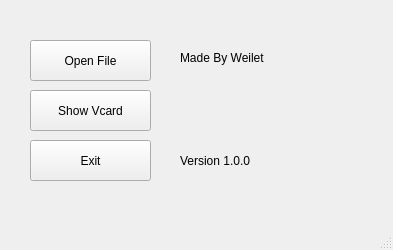
<?xml version="1.0" encoding="UTF-8"?>
<ui version="4.0">
 <class>MainWindow</class>
 <widget class="QMainWindow" name="MainWindow">
  <property name="geometry">
   <rect>
    <x>0</x>
    <y>0</y>
    <width>393</width>
    <height>250</height>
   </rect>
  </property>
  <property name="windowTitle">
   <string>MainWindow</string>
  </property>
  <widget class="QWidget" name="centralwidget">
   <widget class="QPushButton" name="fileButton">
    <property name="geometry">
     <rect>
      <x>30</x>
      <y>40</y>
      <width>121</width>
      <height>41</height>
     </rect>
    </property>
    <property name="text">
     <string>Open File</string>
    </property>
   </widget>
   <widget class="QPushButton" name="exitButton">
    <property name="geometry">
     <rect>
      <x>30</x>
      <y>140</y>
      <width>121</width>
      <height>41</height>
     </rect>
    </property>
    <property name="text">
     <string>Exit</string>
    </property>
   </widget>
   <widget class="QLabel" name="label_5">
    <property name="geometry">
     <rect>
      <x>180</x>
      <y>50</y>
      <width>141</width>
      <height>16</height>
     </rect>
    </property>
    <property name="text">
     <string>Made By Weilet</string>
    </property>
   </widget>
   <widget class="QLabel" name="label_3">
    <property name="geometry">
     <rect>
      <x>180</x>
      <y>150</y>
      <width>131</width>
      <height>21</height>
     </rect>
    </property>
    <property name="text">
     <string>Version 1.0.0</string>
    </property>
   </widget>
   <widget class="QPushButton" name="showButton">
    <property name="geometry">
     <rect>
      <x>30</x>
      <y>90</y>
      <width>121</width>
      <height>41</height>
     </rect>
    </property>
    <property name="text">
     <string>Show Vcard</string>
    </property>
   </widget>
  </widget>
  <widget class="QStatusBar" name="statusbar"/>
  <widget class="QMenuBar" name="menubar">
   <property name="geometry">
    <rect>
     <x>0</x>
     <y>0</y>
     <width>393</width>
     <height>18</height>
    </rect>
   </property>
  </widget>
 </widget>
 <resources/>
 <connections>
  <connection>
   <sender>exitButton</sender>
   <signal>clicked()</signal>
   <receiver>MainWindow</receiver>
   <slot>close()</slot>
   <hints>
    <hint type="sourcelabel">
     <x>90</x>
     <y>177</y>
    </hint>
    <hint type="destinationlabel">
     <x>49</x>
     <y>224</y>
    </hint>
   </hints>
  </connection>
  <connection>
   <sender>fileButton</sender>
   <signal>clicked()</signal>
   <receiver>MainWindow</receiver>
   <slot>openExcel()</slot>
   <hints>
    <hint type="sourcelabel">
     <x>64</x>
     <y>80</y>
    </hint>
    <hint type="destinationlabel">
     <x>138</x>
     <y>115</y>
    </hint>
   </hints>
  </connection>
  <connection>
   <sender>showButton</sender>
   <signal>clicked()</signal>
   <receiver>MainWindow</receiver>
   <slot>showVcard()</slot>
   <hints>
    <hint type="sourcelabel">
     <x>60</x>
     <y>126</y>
    </hint>
    <hint type="destinationlabel">
     <x>10</x>
     <y>132</y>
    </hint>
   </hints>
  </connection>
 </connections>
 <slots>
  <slot>openExcel()</slot>
  <slot>showVcard()</slot>
 </slots>
</ui>
